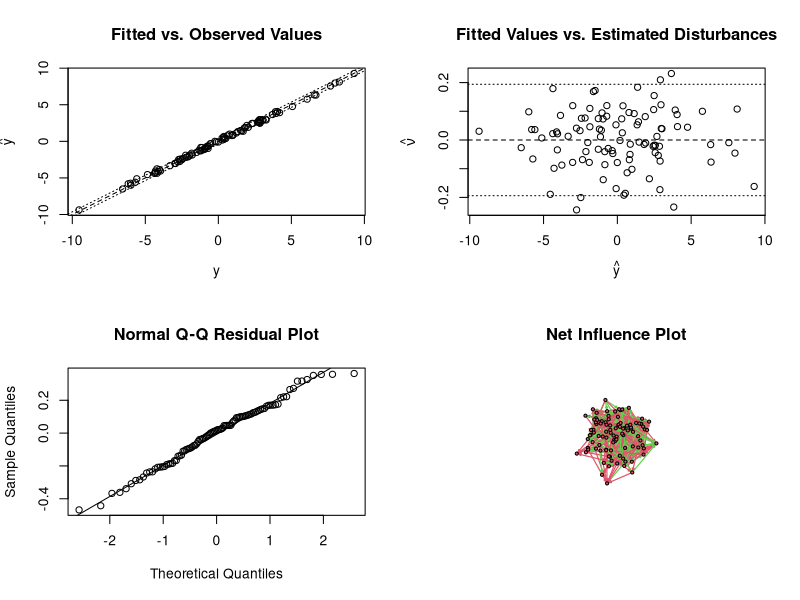

Generate this figure with R:
library(sna)
library(numDeriv)

# read data
w1 <- as.matrix(read.csv(file="./data/small/w1.csv"))
dimnames(w1) <- list(NULL,NULL)
w2 <- as.matrix(read.csv(file="./data/small/w2.csv"))
dimnames(w2) <- list(NULL,NULL)
x <- as.matrix(read.csv(file="./data/small/x.csv"))
dimnames(x) <- list(NULL,NULL)

beta <- read.csv(file="./data/small/beta.csv")$x
nu <- read.csv(file="./data/small/nu.csv")$x
e <- read.csv(file="./data/small/e.csv")$x
y <- read.csv(file="./data/small/y.csv")$V1

lnamfit <- lnam(y, x, w1, w2)
summary(lnamfit)
plot(lnamfit)
